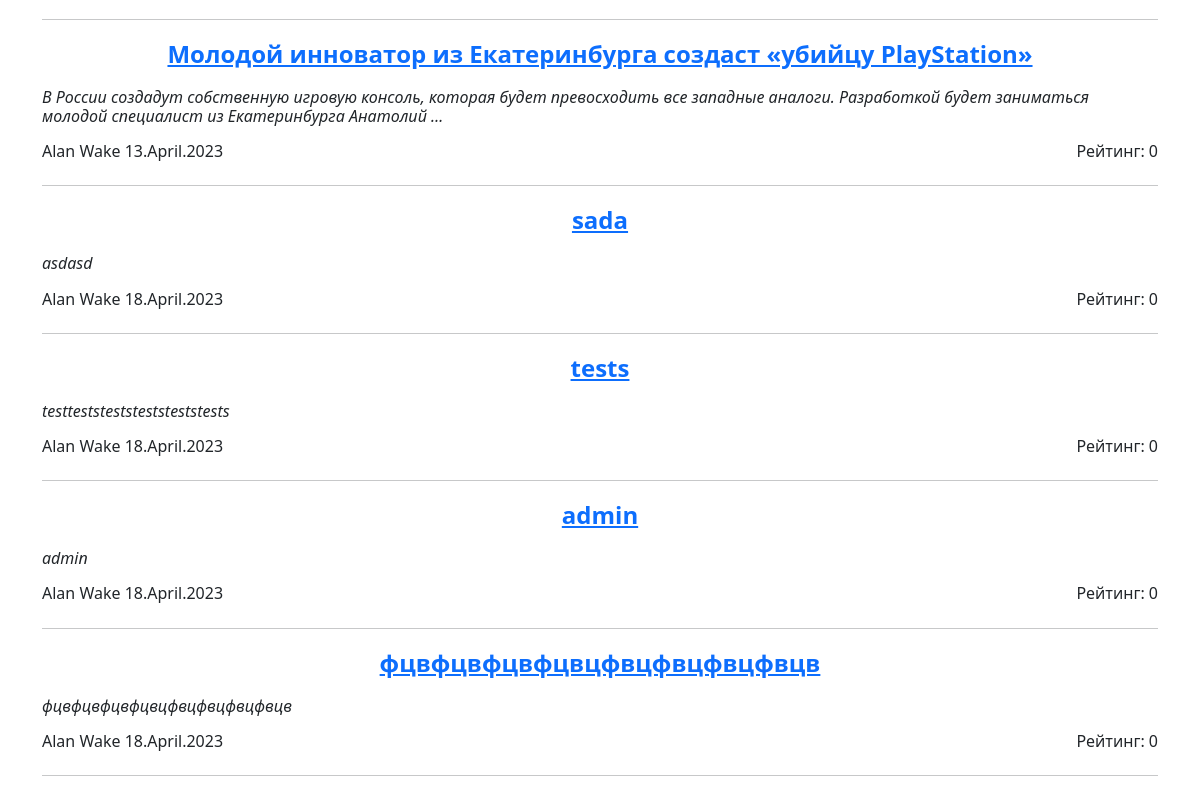
Page /posts/search/ (lower part) on the earlier database version.
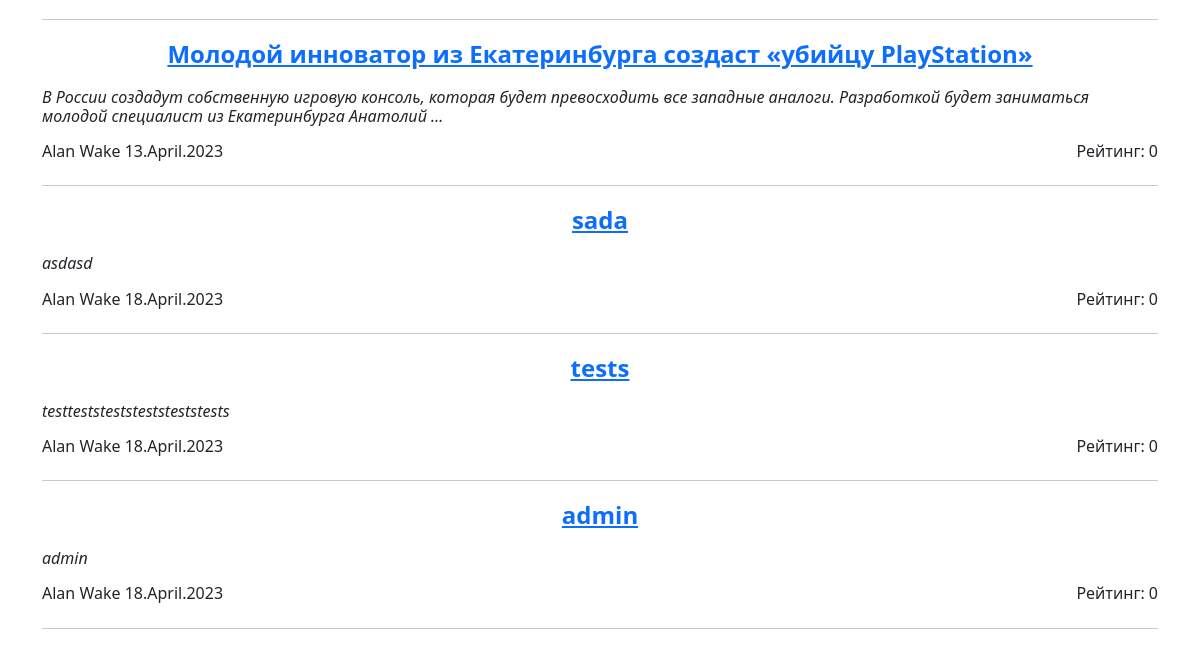
Same page on the later database version.
### news/models.py (models this page shows, shortened)
class Post(models.Model):
    ar = 'Article'
    nw = 'News'
    post_types = [
        (ar, 'Article'),
        (nw, 'News')
    ]
    post_type = models.CharField(max_length=7, choices=post_types, default=nw)
    t_creation = models.DateTimeField(auto_now_add=True)
    title = models.CharField(max_length=255)
    content = models.TextField()
    rating = models.IntegerField(default=0, db_column='rating')
    author = models.ForeignKey('Author', on_delete=models.CASCADE, related_name='post')
    category = models.ManyToManyField('Category', blank=True, through='PostCategory', verbose_name='Категории')  # Связь многие к многим

class Author(models.Model):
    full_name = models.CharField(max_length=100)
    rating = models.IntegerField(default=0) # значение вычисляется в update_rating
    user = models.ForeignKey('auth.User', on_delete=models.CASCADE) # связь с методом User один к одному
    def update_rating(self):
        r_comments_by_author = Comment.objects.filter(user_id=self.user.id).aggregate(models.Sum('rating'))['rating__sum'] # new variant
        r_posts = Post.objects.filter(author_id=self).aggregate(models.Sum('rating')) #суммарный рейтинг за посты
        post_ids = Post.objects.filter(author_id=self).values_list('id', flat=True) #(flat=True) чтобы получить одним списком id всех постов этого автора
        r_comments_to_author_posts = Comment.objects.filter(post_id__in=post_ids).aggregate(models.Sum('rating'))['rating__sum']
        print(r_posts, r_posts['rating__sum'], r_comments_by_author, r_comments_to_author_posts)
        self.rating = (int(r_posts['rating__sum']) * 3) + int(r_comments_by_author) + int(r_comments_to_author_posts)
        print(self.rating)
        self.save()
    def __str__(self):
        return self.full_name

### news/views.py (the view)
# urls.py: path('search/', PostSearch.as_view(), name='news_search'),
class PostSearch(ListView):
    model = Post
    template_name = 'search.html'
    context_object_name = 'posts'
    def get_queryset(self):
        queryset = super().get_queryset()
        self.filterset = PostFilter(self.request.GET, queryset)
        return self.filterset.qs
    def get_context_data(self, **kwargs):
        context = super().get_context_data(**kwargs)
        context['filterset'] = self.filterset
        return context

### news/models.py (called while the page is built)
    def __str__(self):
        return self.category_name

### news/templatetags/custom_filters.py (called while the page is built)
@register.filter()
def censor(value):
   for word in bad_words:
      if word.lower() in value.lower():
         value = value.replace(word[1:-2], '*' * (len(word)-1))
   return value

### templates/search.html (shortened to what this page needs)
{% extends 'flatpages/default.html' %}
{% load custom_filters %}
{% block content %}
   {% if posts %}
       {% for post in posts %}
           <a href="{% url 'post_full' pk=post.pk %}" style="display: block; text-align: center; font-size:24px; font-weight: bold">{{post.title|censor}}</a>
           <h6 style="text-align: left; font-style: italic;">{{post.content|truncatewords:20|censor}}</h6>
           <div style="display: flex; justify-content: space-between; align-items: center;">
               <h6>{{post.author}} {{post.t_creation|date:"j.F.Y" }}</h6>
               <h6>Рейтинг: {{post.rating}}</h6>
           </div>
           <hr>
       {% endfor %}
   {% else %}
       <h2>Конец истории</h2>
   {% endif %}
{% endblock content %}

Differences in the rows shown:
removed Post: title|censor "фцвфцвфцвфцвцфвцфвцфвцфвцв", content|censor "фцвфцвфцвфцвцфвцфвцфвцфвцв", author "Alan Wake", t_creation "18.April.2023", rating "0"
